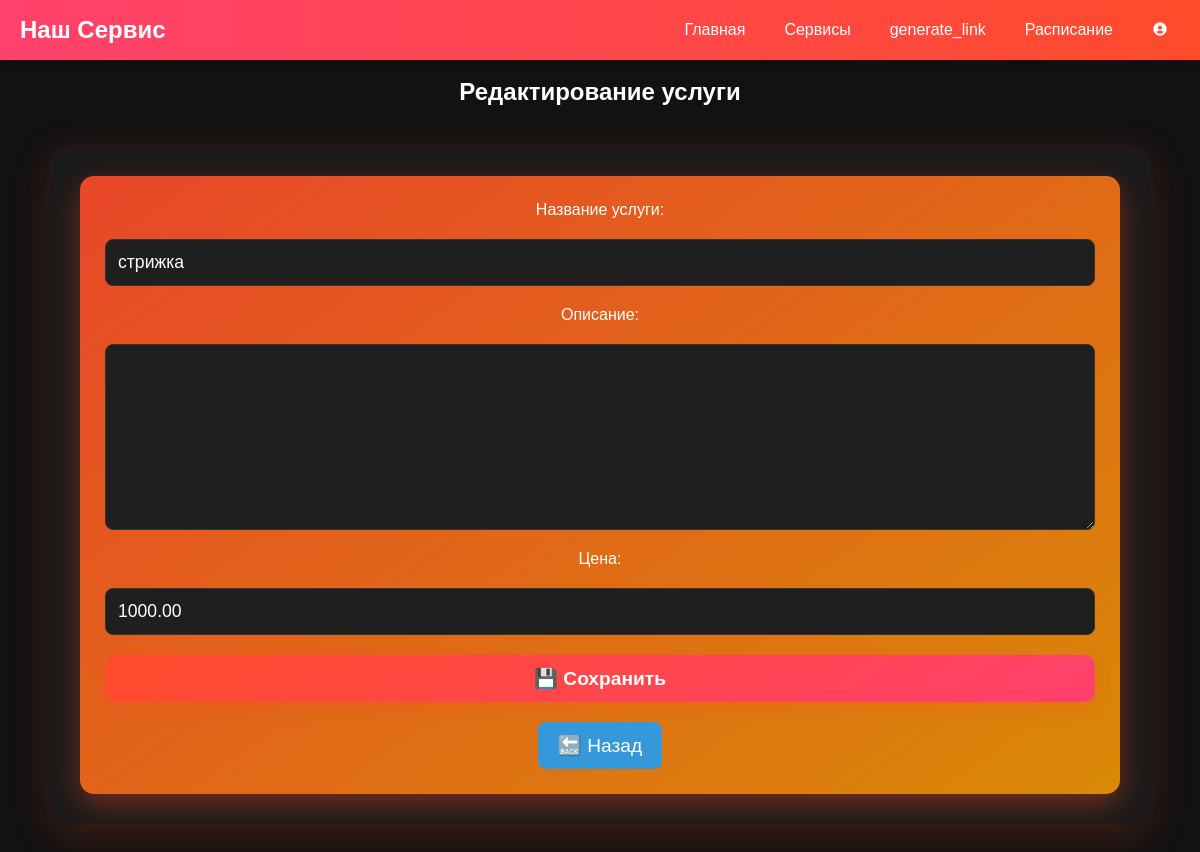
The page /services/update/1/ (signed in) on the database as committed earlier.
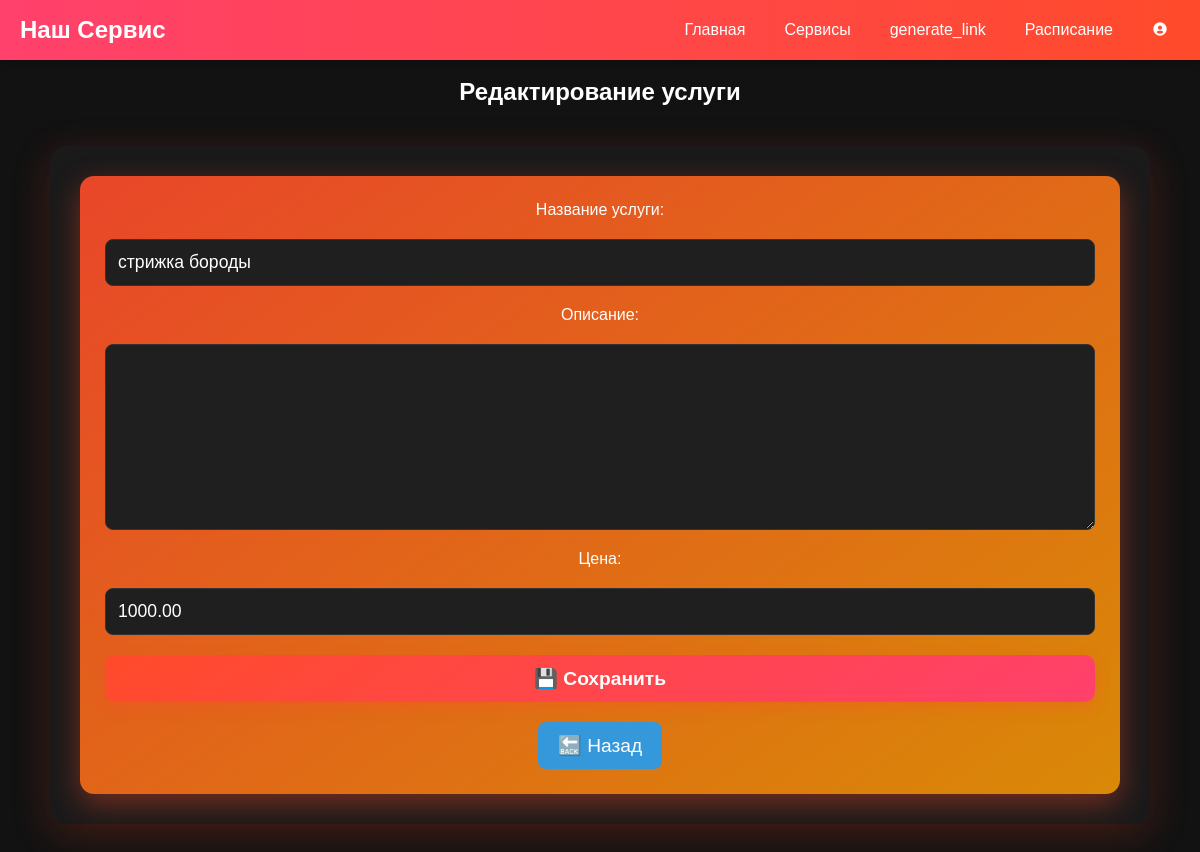
The same page on the database as committed later.
### services/models.py (models this page shows, shortened)
class ServiceModel(models.Model):
    user = models.ForeignKey(User, verbose_name= "", on_delete=models.CASCADE)
    name = models.CharField('service', max_length=250)
    price = models.DecimalField('price',max_digits=6, decimal_places=2)
    description = models.TextField(blank = True, null=True)
    class Meta:
        verbose_name = ("Service")
        verbose_name_plural = ("Services")

### services/views.py (the view)
# urls.py: path('update/<int:pk>/', ServiceUpdateView.as_view(), name='service_update')
class ServiceUpdateView(LoginRequiredMixin, UpdateView):
    model = ServiceModel
    template_name = 'services/service_update.html'
    fields = ['name', 'description', 'price']
    success_url = reverse_lazy('service:service_list')
    def get_queryset(self):
        return ServiceModel.objects.filter(user=self.request.user)  # Только свои услуги
    def get_context_data(self, **kwargs):
        context = super().get_context_data(**kwargs)
        context['service'] = self.object
        return context

### services/templates/services/service_update.html (shortened to what this page needs)
{% extends "main_page/base.html" %}
{% load static %}
{% block extra_css %}
    <link rel="stylesheet" href="{% static 'services/css/service_update.css' %}">
    <link rel="stylesheet" href="{% static 'main_page/css/navbar.css' %}">
    <link href='https://unpkg.com/boxicons@2.1.4/css/boxicons.min.css' rel='stylesheet'>
{% endblock %}
{% block title %}
<br>
<h2>Редактирование услуги</h2>
{% endblock %}
{% block body %}
    {% include "main_page/base.html" %}
    <div class="service-container">
        <div class="service-card">
            <form method="POST" class="service-form">
                <label for="id_name">Название услуги:</label>
                {{ form.name }}
                <label for="id_description">Описание:</label>
                {{ form.description }}
                <label for="id_price">Цена:</label>
                {{ form.price }}
                <button type="submit" class="save-button">💾 Сохранить</button>
            </form>
            <a href="{% url 'service:service_list' %}" class="back-button">🔙 Назад</a>
        </div>
    </div>
{% endblock %}

Rows that differ between the two databases and show on the page:
changed ServiceModel: name "стрижка" → "стрижка бороды"
